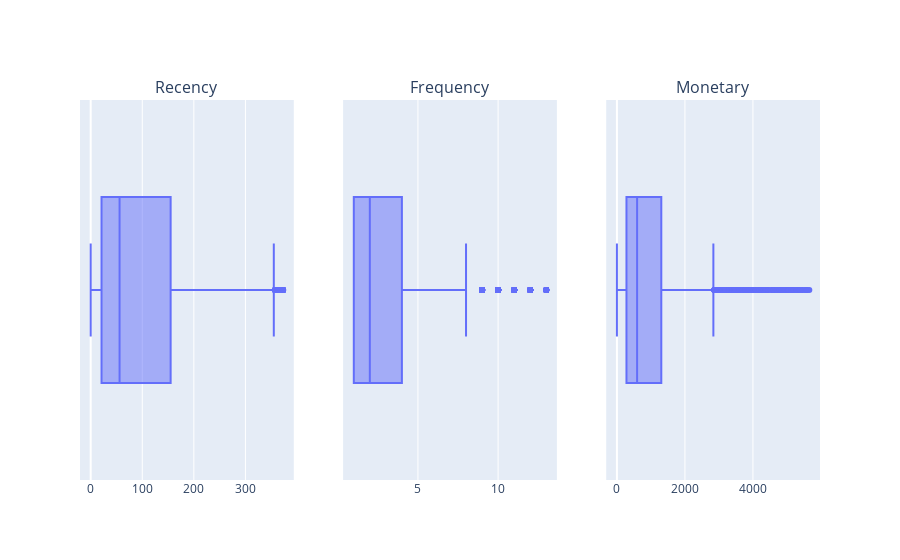

Notebook cell for this chart:
### Code cell
boxes = [px.box(rfm_table, x=column) for column in rfm_table.columns]
fig = make_subplots(
    rows=1, cols=3, 
    subplot_titles=(
        "Recency","Frequency", "Monetary"
    )
)

for i, box in enumerate(boxes):
    fig.add_trace(boxes[i]['data'][0], row=1, col=i+1)

fig.update_layout(showlegend=True)
# fig.write_html('visualizations/boxplot_2.html')
fig.write_image('visualizations/boxplot_2.png', engine="kaleido")
fig.show()

### Figure 1 — Plotly figure (JSON) as saved in the notebook; plotly's stock layout.template omitted (floating-point values rounded to 4 significant figures; data arrays with more than 128 entries replaced by an {"elided": "..."} marker saying what was removed)
{"data": [{"alignmentgroup": "True", "hovertemplate": "Recency=%{x}<extra></extra>", "legendgroup": "", "marker": {"color": "#636efa"}, "name": "", "notched": false, "offsetgroup": "", "orientation": "h", "showlegend": false, "type": "box", "x": {"elided": "4044 int values"}, "x0": " ", "xaxis": "x", "y0": " ", "yaxis": "y"}, {"alignmentgroup": "True", "hovertemplate": "Frequency=%{x}<extra></extra>", "legendgroup": "", "marker": {"color": "#636efa"}, "name": "", "notched": false, "offsetgroup": "", "orientation": "h", "showlegend": false, "type": "box", "x": {"elided": "4044 int values"}, "x0": " ", "xaxis": "x2", "y0": " ", "yaxis": "y2"}, {"alignmentgroup": "True", "hovertemplate": "Monetary=%{x}<extra></extra>", "legendgroup": "", "marker": {"color": "#636efa"}, "name": "", "notched": false, "offsetgroup": "", "orientation": "h", "showlegend": false, "type": "box", "x": {"elided": "4044 float values"}, "x0": " ", "xaxis": "x3", "y0": " ", "yaxis": "y3"}], "layout": {"annotations": [{"font": {"size": 16}, "showarrow": false, "text": "Recency", "x": 0.1444, "xanchor": "center", "xref": "paper", "y": 1, "yanchor": "bottom", "yref": "paper"}, {"font": {"size": 16}, "showarrow": false, "text": "Frequency", "x": 0.5, "xanchor": "center", "xref": "paper", "y": 1, "yanchor": "bottom", "yref": "paper"}, {"font": {"size": 16}, "showarrow": false, "text": "Monetary", "x": 0.8556, "xanchor": "center", "xref": "paper", "y": 1, "yanchor": "bottom", "yref": "paper"}], "showlegend": true, "xaxis": {"anchor": "y", "domain": [0, 0.2889]}, "xaxis2": {"anchor": "y2", "domain": [0.3556, 0.6444]}, "xaxis3": {"anchor": "y3", "domain": [0.7111, 1]}, "yaxis": {"anchor": "x", "domain": [0, 1]}, "yaxis2": {"anchor": "x2", "domain": [0, 1]}, "yaxis3": {"anchor": "x3", "domain": [0, 1]}}}
